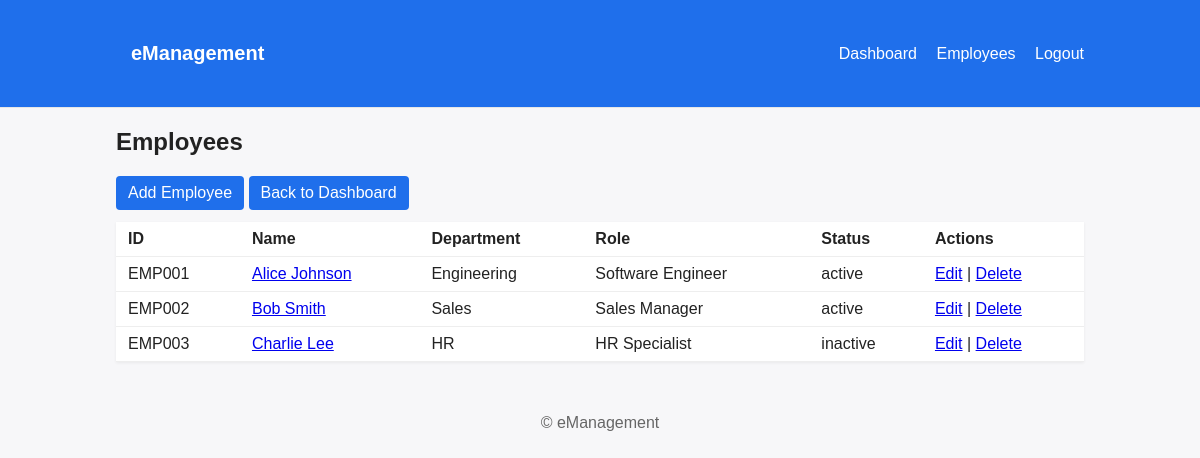
Screenshot of /employees/ (signed in) with the database file from the repository.
### employees/models.py (models this page shows, shortened)
class Employee(models.Model):
    STATUS_CHOICES = [
        ('active', 'Active'),
        ('inactive', 'Inactive'),
    ]
    employee_id = models.CharField(max_length=20, unique=True)
    name = models.CharField(max_length=100)
    email = models.EmailField()
    phone = models.CharField(max_length=20, blank=True)
    department = models.CharField(max_length=100)
    role = models.CharField(max_length=100)
    salary = models.DecimalField(max_digits=10, decimal_places=2)
    date_joined = models.DateField()
    status = models.CharField(max_length=10, choices=STATUS_CHOICES, default='active')

### employees/views.py (the view)
# urls.py: path('employees/', views.EmployeeListView.as_view(), name='employee_list'),
class EmployeeListView(ListView):
    model = Employee
    template_name = 'employees/employee_list.html'
    context_object_name = 'employees'
    def dispatch(self, request, *args, **kwargs):
        if not request.user.is_authenticated:
            from django.contrib.auth.views import redirect_to_login
            return redirect_to_login(request.get_full_path())
        return super().dispatch(request, *args, **kwargs)

### templates/employees/employee_list.html
{% extends 'base.html' %}
{% block content %}
<h2>Employees</h2>
<div class="actions">
  <a class="btn" href="{% url 'employee_add' %}">Add Employee</a>
  <a class="btn" href="{% url 'dashboard' %}">Back to Dashboard</a>
</div>
<table class="table">
  <thead>
    <tr>
      <th>ID</th>
      <th>Name</th>
      <th>Department</th>
      <th>Role</th>
      <th>Status</th>
      <th>Actions</th>
    </tr>
  </thead>
  <tbody>
    {% for emp in employees %}
    <tr>
      <td>{{ emp.employee_id }}</td>
      <td><a href="{% url 'employee_detail' emp.pk %}">{{ emp.name }}</a></td>
      <td>{{ emp.department }}</td>
      <td>{{ emp.role }}</td>
      <td>{{ emp.status }}</td>
      <td>
        <a href="{% url 'employee_edit' emp.pk %}">Edit</a> |
        <a href="{% url 'employee_delete' emp.pk %}">Delete</a>
      </td>
    </tr>
    {% empty %}
    <tr><td colspan="6">No employees found.</td></tr>
    {% endfor %}
  </tbody>
</table>
{% endblock %}

### templates/base.html (shortened to what this page needs)
<!doctype html>
<html lang="en">
  <head>
    <link rel="stylesheet" href="/static/css/style.css">
  </head>
  <body>
    <header class="site-header">
      <div class="container">
        <h1><a href="/">eManagement</a></h1>
        <nav>
          {% if user.is_authenticated %}
            <a href="{% url 'dashboard' %}">Dashboard</a>
            <a href="{% url 'employee_list' %}">Employees</a>
            <a href="{% url 'logout' %}">Logout</a>
          {% else %}
            <a href="{% url 'login' %}">Login</a>
          {% endif %}
        </nav>
      </div>
    </header>
    <main class="container">
      {% block content %}{% endblock %}
    </main>
    <footer class="site-footer">
      <div class="container">© eManagement</div>
    </footer>
  </body>
</html>

### static/css/style.css (style rules this page uses)
:root { --accent:#2b6cb0;--danger:#e53e3e;--muted:#6b7280 }
body { font-family:Arial,Helvetica,sans-serif;margin:0;color:#111;background:#f7fafc }
.container { max-width:1000px;margin:20px auto;padding:0 16px }
.site-header { background:#fff;border-bottom:1px solid #e6e6e6 }
.site-header .container { display:flex;align-items:center;justify-content:space-between;padding:12px 16px }
.site-header h1 { margin:0;font-size:20px }
.site-header a { color:var(--accent);text-decoration:none }
nav a { margin-left:12px;color:#334155 }
.actions { margin:12px 0 }
.btn { display:inline-block;padding:8px 12px;background:var(--accent);color:#fff;border-radius:4px;text-decoration:none }
.table { width:100%;border-collapse:collapse;background:#fff }
.table th,.table td { padding:10px;border-bottom:1px solid #eee;text-align:left }
.site-footer { padding:12px 0;text-align:center;color:#64748b }
* { box-sizing: border-box; }
body { font-family: Arial, sans-serif; margin: 0; color: #222; background: #f7f7f9; }
.container { width: 95%; max-width: 1000px; margin: 20px auto; }
.site-header { background: #1f6feb; color: white; padding: 10px 0; }
.site-header h1 { margin: 0; display: inline-block; }
.site-header nav { float: right; }
.site-header a { color: white; margin-left: 15px; text-decoration: none; }
.actions { margin: 12px 0; }
.btn { background: #1f6feb; color: white; padding: 8px 12px; border-radius: 4px; text-decoration: none; display: inline-block; }
.table { width: 100%; border-collapse: collapse; background: white; box-shadow: 0 1px 3px rgba(0,0,0,.06); }
.table th, .table td { padding: 8px 12px; border-bottom: 1px solid #eee; }
.site-footer { text-align: center; padding: 12px 0; color: #666; }

### rows the page displays
Employee: employee_id "EMP001", name "Alice Johnson", department "Engineering", role "Software Engineer", status "active"
Employee: employee_id "EMP002", name "Bob Smith", department "Sales", role "Sales Manager", status "active"
Employee: employee_id "EMP003", name "Charlie Lee", department "HR", role "HR Specialist", status "inactive"
